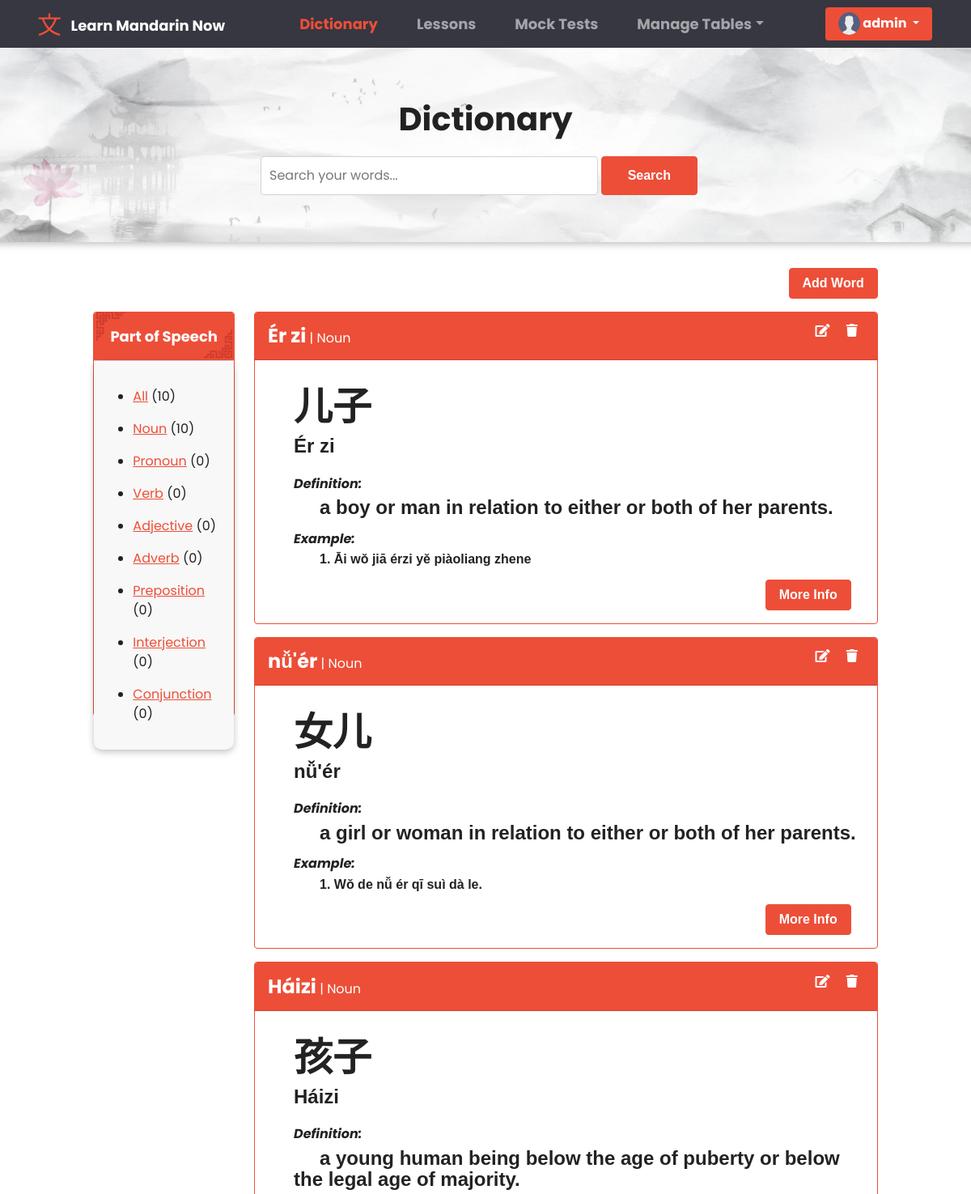
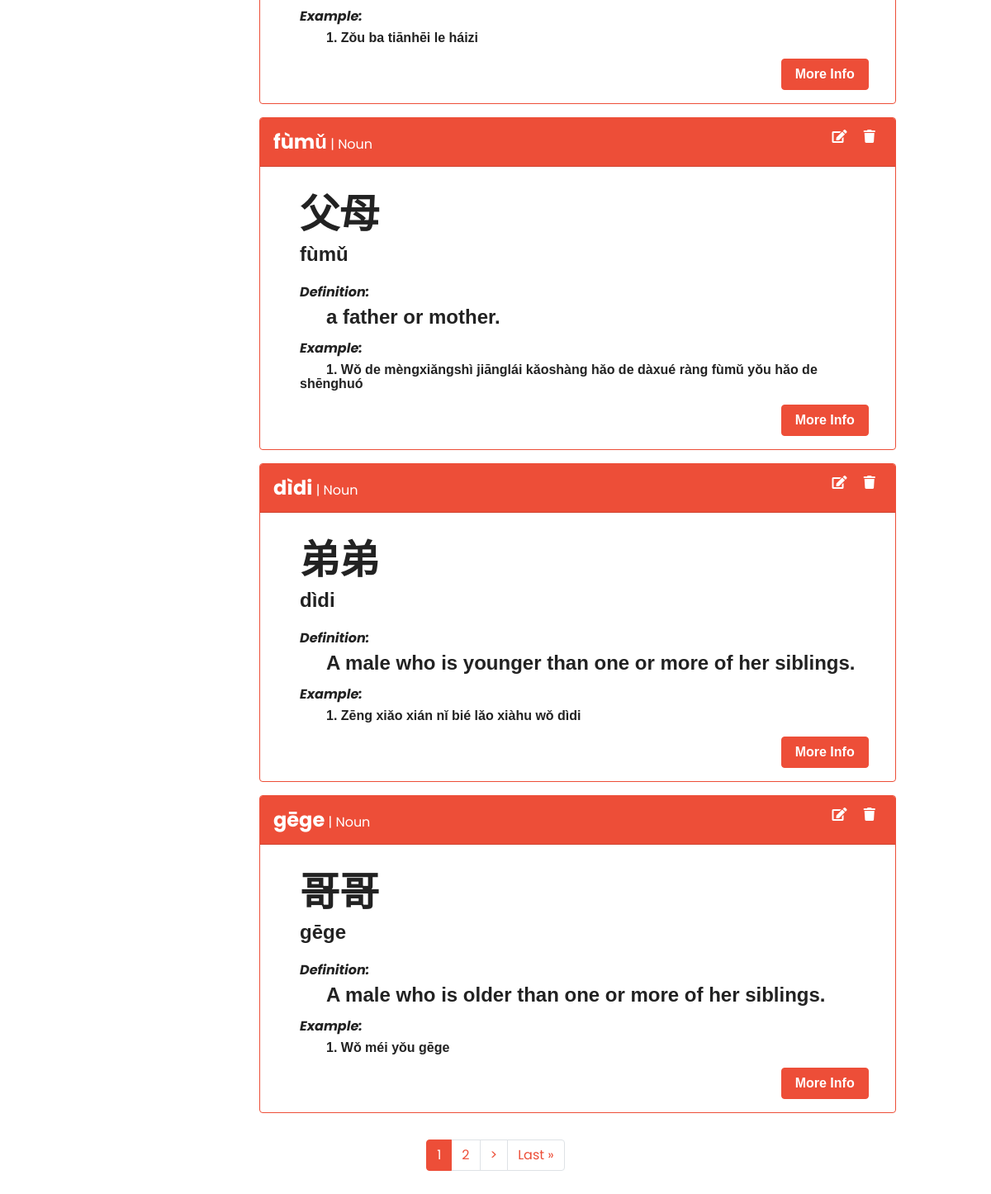
The app's page /dictionary/ (signed in), older data (2 pictures, top to bottom).
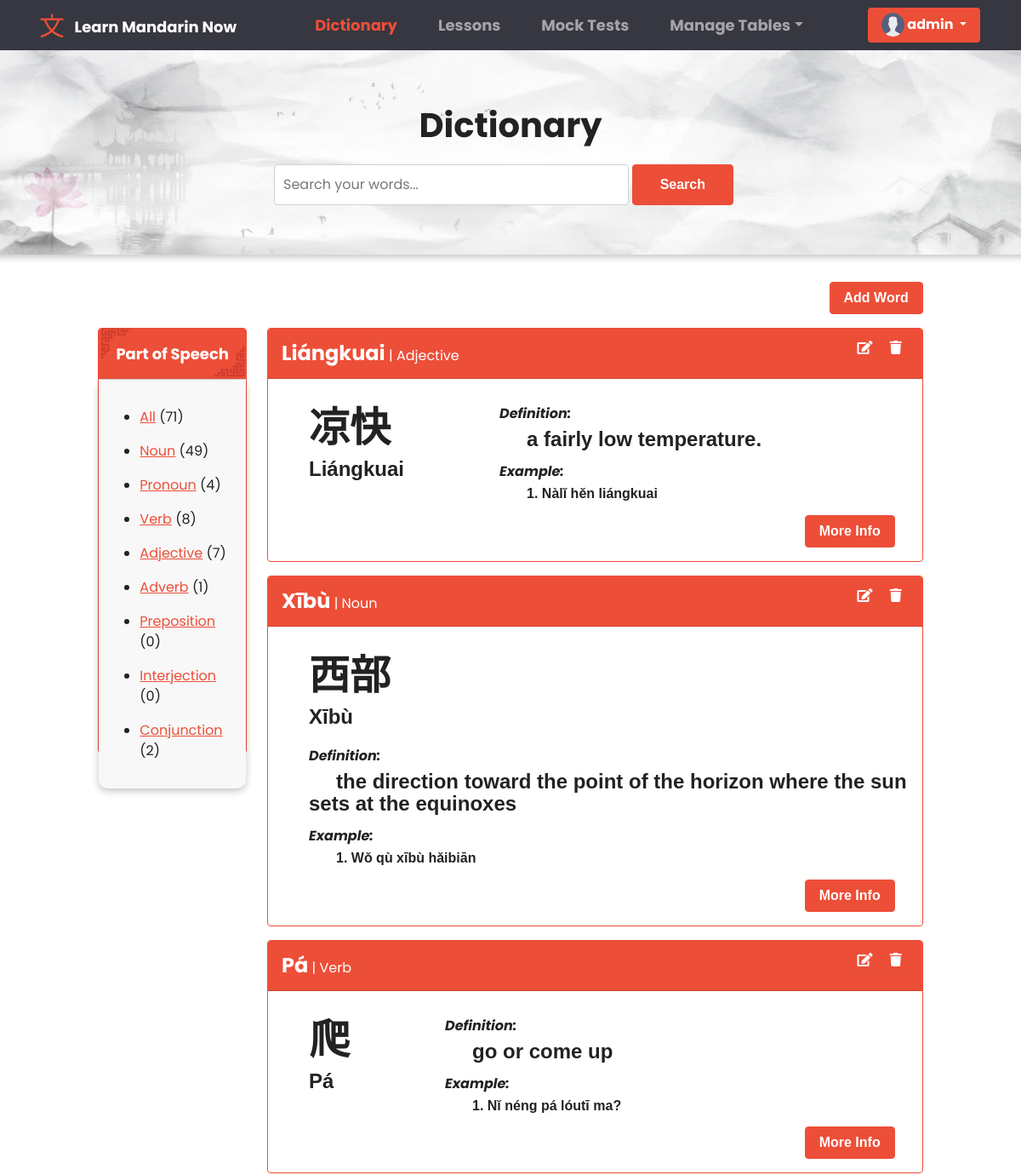
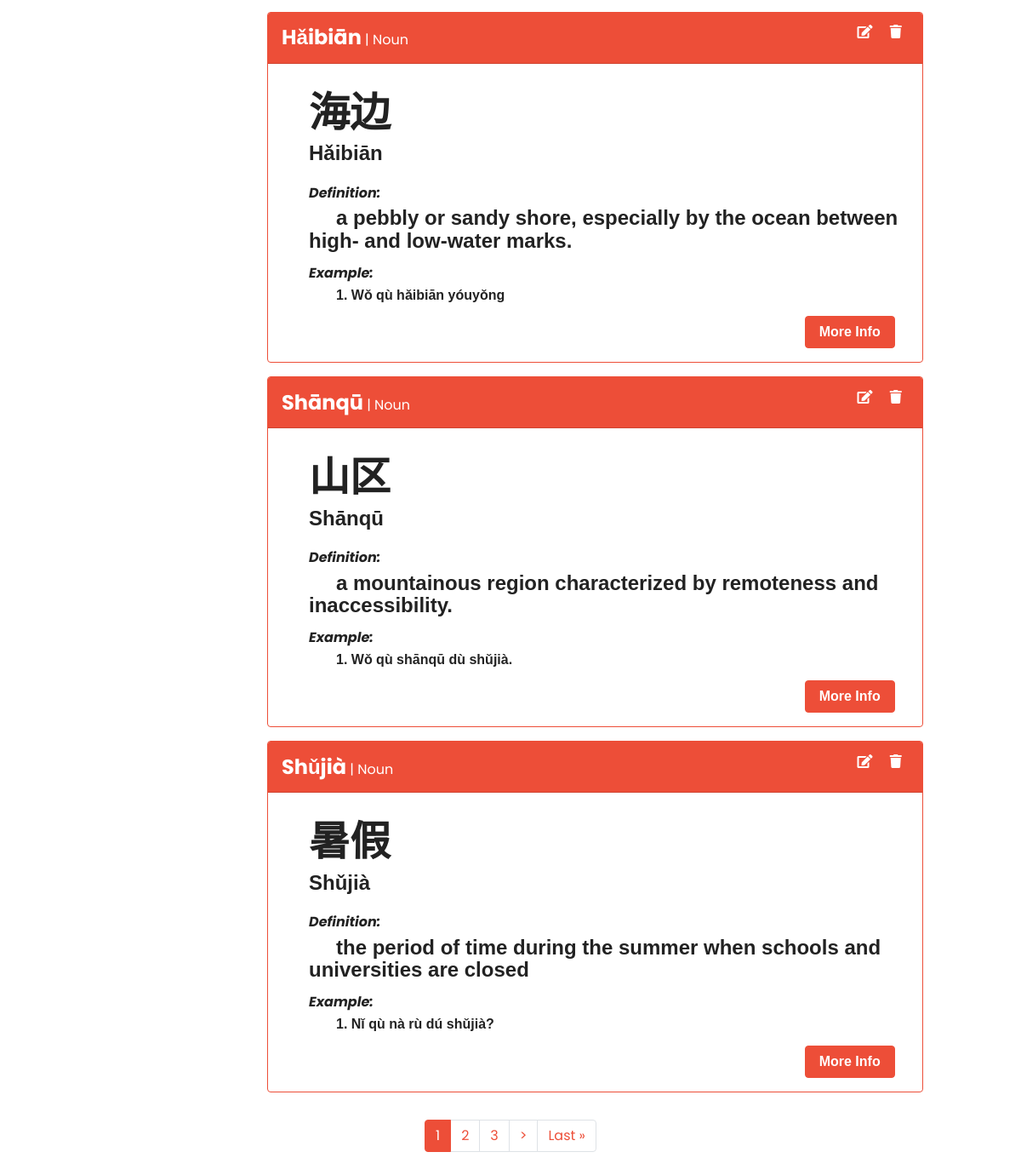
The same page, newer data (2 pictures, top to bottom).
### base/models.py (models this page shows, shortened)
class SpeechList(models.Model):
    speech = models.CharField(max_length=200)
    def __str__(self):
        return self.speech

class DictionaryList(models.Model):
    hanzi = models.CharField(max_length=200, null=True)
    pinyin = models.CharField(max_length=200, null=True)
    english = models.CharField(max_length=200, null=True)
    part_of_speech = models.ForeignKey(SpeechList, on_delete=models.SET_NULL, null=True)
    definition = models.TextField(null=True, blank=True)
    sentence = models.CharField(max_length=200, null=True)
    translation = models.CharField(max_length=200, null=True)
    updated = models.DateTimeField(auto_now=True)
    created = models.DateTimeField(auto_now_add=True)
    class Meta:
        ordering = ['-updated', '-created']

### base/views.py (the view, shortened to what this page needs)
# urls.py: path('dictionary/', views.DictionaryPage, name = 'dictionary'),
@login_required(login_url='anonymous')
def DictionaryPage(request):
    search =  request.GET.get('search') if request.GET.get('search') != None else ''
    speeches = SpeechList.objects.all()
    all_result = DictionaryList.objects.all()
    words = DictionaryList.objects.filter(
        Q(pinyin__icontains = search) |
        Q(hanzi__icontains = search) |
        Q(english__icontains = search) |
        Q(part_of_speech__speech__icontains = search) |
        Q(definition__icontains = search)
        )
    p = Paginator(words, 6)
    page = request.GET.get('page')
    words = p.get_page(page)
    context = {
        'words' : words,
        'speeches' : speeches,
        'all_result' : all_result,
        'dictionary_active' : 'active',
        'lesson_active' : '',
        'search': search,
        'page' : page,
    }
    return render(request, 'dictionary.html', context)

### templates/dictionary.html (shortened to what the changed rows need)
{% extends 'main.html' %} {% block content %} {% load static %}
<link rel="stylesheet" href="{% static 'css/dictionary.css' %}" />
<link rel="stylesheet" href="{% static 'css/table.css' %}" />
<div class="container-fluid px-3 py-3 forRemovingMargin">
  <div class="row justify-content-center px-3">
    <div class="col col-lg-2 col-md-4 d-lg-block d-sm-none d-md-block d-none">
      <div class="card border-primary" style="height: 500px">
        <div class="card-body for_shadow" id="card-body">
          <ul>
            <li class="my-3">
              <a href="{% url 'dictionary' %}">All</a>
              ({{all_result.count}})
            </li>
            {% for speech in speeches %}
            <li class="my-3">
              <a href="{% url 'dictionary' %}?search={{speech.speech}}&page=1"
                >{{ speech.speech }}</a
              >
              ({{speech.dictionarylist_set.all.count}})
            </li>
            {% endfor %}
          </ul>
        </div>
      </div>
    </div>
    <div class="col col-lg-8 col-md-8">
      {% for word in words %}
      <div class="card border-primary mb-3">
        <div class="card-header card_head_def" id="card_subhead">
          <strong style="font-size: x-large">{{word.pinyin}}</strong> |
          <span>{{word.part_of_speech}}</span>
          {%if request.user.is_authenticated and request.user.is_staff%}
          <div style="float: right">
            <a href="{% url 'superuser-edit-word' word.id %}"
              ><i class="fas fa-edit mx-2 sub_headIcon"></i
            ></a>
            <a href="#" onclick="showDeleteModal('modal_dictionary' , '{{word.id}}')"
              ><i class="fas fa-trash mx-2 sub_headIcon"></i
            ></a>
          </div>
          {% endif %}
        </div>
        <div class="card-body">
            <div id="left">
                <h3 id="word_hanzi">{{word.hanzi}}</h3>
                <h4>{{word.pinyin}}</h4>
            </div>
            <div id="right">
              <h6 class="card-title"><em>Definition:</em></h6>
              <h4 id="def_text">  {{word.definition}}</h4>
              <h6 class="card-title" style="margin-top: 1rem;"><em>Example:</em></h6>
              <h6 id="def_text" style="margin-bottom: 1rem;">1.  {{word.sentence}}</h6>
            </div>
            <div id="more_info_container">
              <a href="{% url 'dictionary-details' word.id %}"
              class="btn btn-primary">More Info</a>
            </div>
        </div>
      </div>
      {% endfor %}
    </div>
  </div>
  <div class="row justify-content-center">
    <div class="col col-lg-6">
        <ul class="pagination justify-content-center">
          <div class="pagination px-3 py-3">
            {% for i in words.paginator.page_range %}
            {% if words.number == i %}
            <li class="page-item active"><a class="page-link" href="?search={{search}}&page={{i}}">{{i}}</a></li>
            {% elif i > words.number|add:'-3' and i < words.number|add:'3' %}
            <li class="page-item"><a class="page-link" href="?search={{search}}&page={{i}}">{{i}}</a></li>
            {% endif %}
            {% endfor %}
        </ul>
    </div>
  </div>
{% endblock content %}

Row changes from the older to the newer data that the page shows:
no longer on this page (row unchanged): DictionaryList: pinyin "Ér zi", part_of_speech "Noun", hanzi "儿子", definition "a boy or man in relation to either or both of her parents.", sentence "Āi wǒ jiā érzi yě piàoliang zhene"
no longer on this page (row unchanged): DictionaryList: pinyin "nǚ'ér", part_of_speech "Noun", hanzi "女儿", definition "a girl or woman in relation to either or both of her parents.", sentence "Wŏ de nǚ ér qī suì dà le."
no longer on this page (row unchanged): DictionaryList: pinyin "Háizi", part_of_speech "Noun", hanzi "孩子", definition "a young human being below the age of puberty or below the legal age of majority.", sentence "Zǒu ba tiānhēi le háizi"
no longer on this page (row unchanged): DictionaryList: pinyin "fùmǔ", part_of_speech "Noun", hanzi "父母", definition "a father or mother.", sentence "Wǒ de mèngxiǎngshì jiānglái kǎoshàng hǎo de dàxué ràng fùmǔ yǒu hǎo de shēnghuó"
no longer on this page (row unchanged): DictionaryList: pinyin "dìdi", part_of_speech "Noun", hanzi "弟弟", definition "A male who is younger than one or more of her siblings.", sentence "Zēng xiǎo xián nǐ bié lǎo xiàhu wǒ dìdi"
no longer on this page (row unchanged): DictionaryList: pinyin "gēge", part_of_speech "Noun", hanzi "哥哥", definition "A male who is older than one or more of her siblings.", sentence "Wǒ méi yǒu gēge"
computed for SpeechList "Noun": dictionarylist_set.all.count "10" → "49"
computed for SpeechList "Pronoun": dictionarylist_set.all.count "0" → "4"
computed for SpeechList "Verb": dictionarylist_set.all.count "0" → "8"
computed for SpeechList "Adjective": dictionarylist_set.all.count "0" → "7"
computed for SpeechList "Adverb": dictionarylist_set.all.count "0" → "1"
computed for SpeechList "Conjunction": dictionarylist_set.all.count "0" → "2"
added DictionaryList: pinyin "Liángkuai", part_of_speech "Adjective", hanzi "凉快", definition "a fairly low temperature.", sentence "Nàlǐ hěn liángkuai"
added DictionaryList: pinyin "Xībù", part_of_speech "Noun", hanzi "西部", definition "the direction toward the point of the horizon where the sun sets at the equinoxes", sentence "Wǒ qù xībù hǎibiān"
added DictionaryList: pinyin "Pá", part_of_speech "Verb", hanzi "爬", definition "go or come up", sentence "Nǐ néng pá lóutī ma?"
added DictionaryList: pinyin "Hǎibiān", part_of_speech "Noun", hanzi "海边", definition "a pebbly or sandy shore, especially by the ocean between high- and low-water marks.", sentence "Wǒ qù hǎibiān yóuyǒng"
added DictionaryList: pinyin "Shānqū", part_of_speech "Noun", hanzi "山区", definition "a mountainous region characterized by remoteness and inaccessibility.", sentence "Wǒ qù shānqū dù shǔjià."
added DictionaryList: pinyin "Shǔjià", part_of_speech "Noun", hanzi "暑假", definition "the period of time during the summer when schools and universities are closed", sentence "Nǐ qù nà rù dú shǔjià?"
Text that changed along with them:
{{ all_result.count }}: "10" → "71"
new list line: "3"
